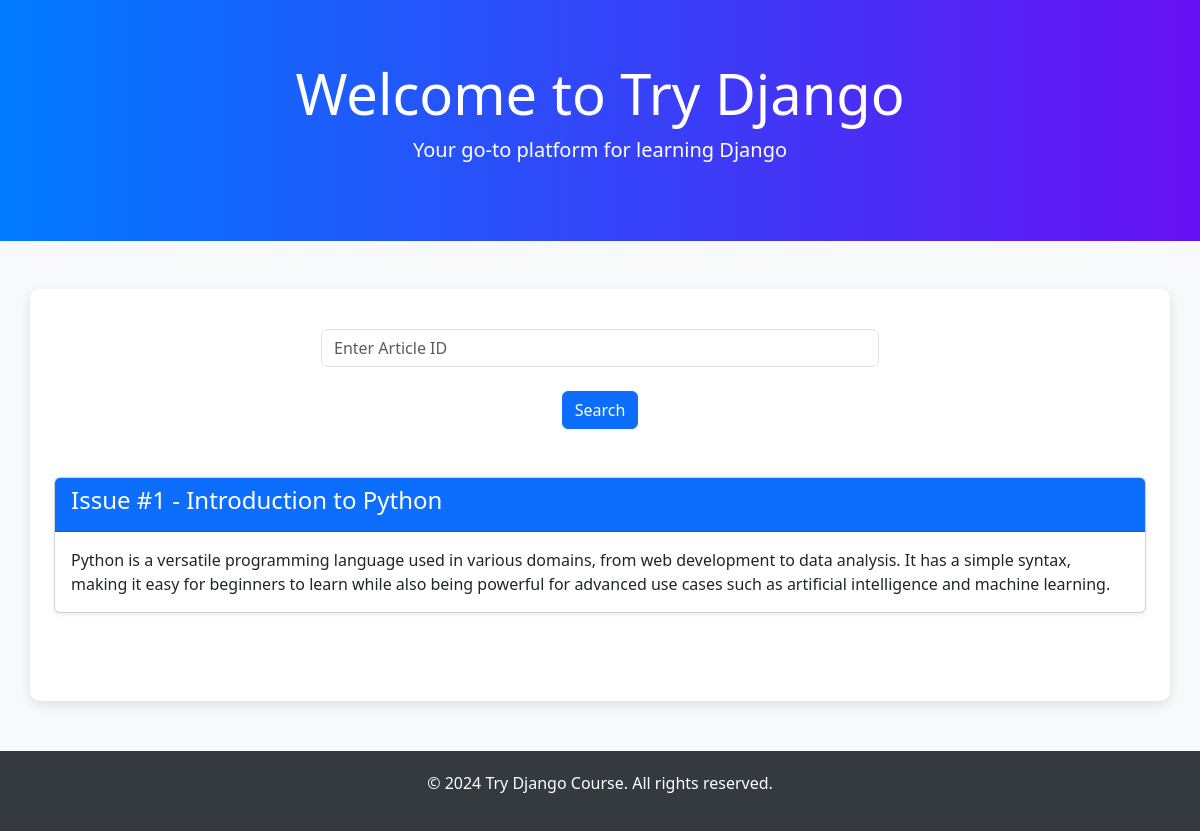
/articles/1/, run on the app's committed database.
### articles/models.py (models this page shows, shortened)
class Article(models.Model):
  title = models.CharField(max_length=50, null=False, blank=False)
  content = models.TextField(max_length=1000, null=False, blank=False)

### articles/views.py (the view)
# urls.py: path('articles/<int:id>/', article_detail_view, name="article_detail_view"),
def article_detail_view(request, id=None):
    article_obj = get_object_or_404(Article, id=id)
    context = {
        "article_obj": article_obj
    }
    return render(request, template_name="articles/detail.html", context=context)

### templates/articles/detail.html
{% extends "base.html" %}
{% block content %}
<div class="container my-5">
  <div class="card shadow-sm">
    <div class="card-header bg-primary text-white">
      <h1 class="h4">Issue #{{ article_obj.id }} - {{ article_obj.title }}</h1>
    </div>
    <div class="card-body">
      <p class="card-text">{{ article_obj.content }}</p>
    </div>
  </div>
</div>
{% endblock content %}

### templates/base.html (style rules this page uses)
body { background: #f8f9fa; color: #333; }

### data on the page
Article: id "1", title "Introduction to Python", content "Python is a versatile programming language used in various domains, from web development to data analysis. It has a simple syntax, making it easy for beginners to learn while also being powerful for advanced use cases such as artificial intelligence and machine learning."
